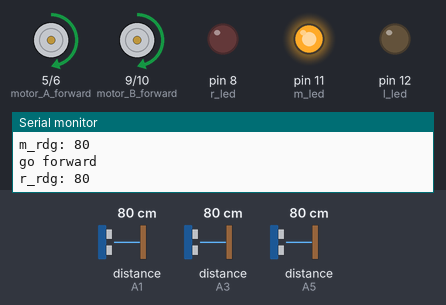
Recording of a sketch running on a simulated Arduino Uno, built with avr-gcc and run on an emulated ATmega328P. On the bench: motor-driver pin pairs drawn as motors (green arrow = first pin HIGH = forward, orange = second pin HIGH = backward, longer = more drive), output pins drawn as LEDs (lit = HIGH), the last lines printed to the serial monitor. Wiring (inferred from the names in the program): 3 × ultrasonic range finder: trigger A0, echo A1 / trigger A2, echo A3 / trigger A4, echo A5. Dashed ring = blinking. Inputs (shaded band) come from the test bench; at power-on: distance to the obstacle (sensors on A1, A5, A3) 80 cm. The echo pulse lasts 58.3 µs per cm; pins used as bus, display or sensor lines are not drawn.

Above: at 1.2 s.
1.3 s: distance to the obstacle (sensor on A1) set to 9 cm
4.3 s: distance to the obstacle (sensor on A1) set to 6 cm
At 4.7 s:
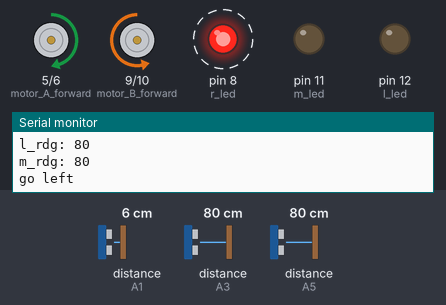
7.3 s: distance to the obstacle (sensor on A5) set to 10 cm
10.3 s: distance to the obstacle (sensor on A5) set to 7 cm
At 11.0 s:
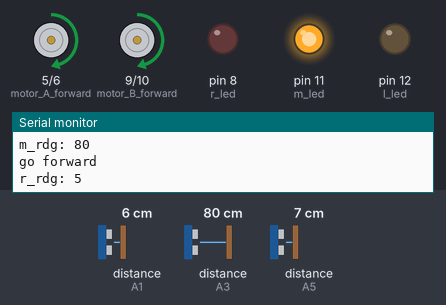
11.9 s: distance to the obstacle (sensor on A3) set to 9 cm
13.4 s: distance to the obstacle (sensor on A3) set to 6 cm
At 14.1 s:
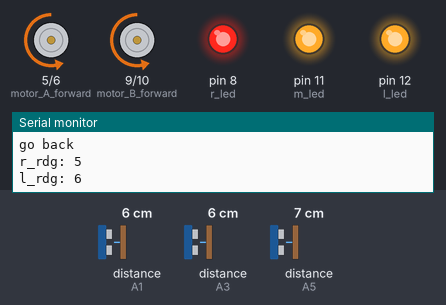
Timing chart, 0 to 15.9 s (numbered marks = the images above; inputs shaded):
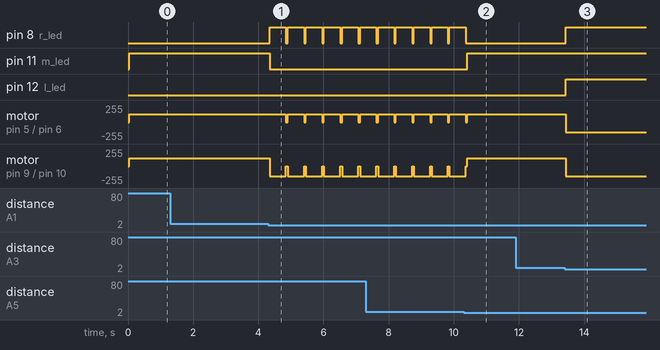

The sketch:

obstacle_avoidance_mobot.ino
```cpp
const int motor_A_forward  = 5;
const int motor_A_reverse  = 6;

const int motor_B_forward  = 9;
const int motor_B_reverse  = 10;

const int right_sensor_trig = A0;
const int right_sensor_echo = A1;

const int left_sensor_trig = A4;
const int left_sensor_echo = A5;

const int middle_sensor_trig = A2;
const int middle_sensor_echo = A3;

const int r_led = 8;
const int m_led = 11;
const int l_led = 12;

//change these values for calibration, also change the delays

const int obs = 7;
const int max_speed = 150;
const int min_speed = 120;

//motor_A is left
//motor_B is right

void setup(){
    Serial.begin(9600);

    pinMode(right_sensor_trig, OUTPUT);
	  pinMode(left_sensor_trig, OUTPUT);
    pinMode(middle_sensor_trig, OUTPUT);

    pinMode(right_sensor_echo, INPUT);
	  pinMode(left_sensor_echo, INPUT);
    pinMode(middle_sensor_echo, INPUT);

  	pinMode(motor_A_forward, OUTPUT);
    pinMode(motor_A_reverse, OUTPUT);
    pinMode(motor_B_forward, OUTPUT);
    pinMode(motor_B_reverse, OUTPUT);

  	analogWrite(motor_A_forward, 0);
  	analogWrite(motor_A_reverse, 0);
    analogWrite(motor_B_forward, 0);
  	analogWrite(motor_B_reverse, 0);

    pinMode(m_led, OUTPUT);
    pinMode(r_led, OUTPUT);
    pinMode(l_led, OUTPUT);
}

void loop(){

	  Serial.print("r_rdg: ");
    Serial.println(rdist());
  	Serial.print("l_rdg: ");
    Serial.println(ldist());
	  Serial.print("m_rdg: ");
	  Serial.println(mdist());
  	Serial.write(10);

    if (mdist()>obs && rdist()>obs && ldist()>obs) {
      // no obs
      forward();
    }
    else if (mdist()< obs && rdist()<obs && ldist()<obs) {
      // obs on all sides
      reverse();
    }
    else if (mdist()<obs && rdist()<obs && ldist()>obs) {
      // obs on right & mid
      left(); // turn left
    }
    else if (mdist()<obs && rdist()>obs && ldist()<obs) {
      // obs on left & mid
      right(); // turn right
    }
    else  if (mdist()<obs && rdist()>obs && ldist()>obs) {
      // obs on mid
      left(); // turn left but can change to right depending on maze
      delay(500);
      stop();
    }
    else if (mdist()>obs && rdist()>obs  && ldist()<obs) {
      // obs on left
      right(); // turn right then stop to check for obs
      delay(500);
      stop();
    }
    else if (mdist()>obs && rdist()<obs && ldist()>obs) {
      // obs on right
      left(); // turn left
      delay(500);
      stop();
    }
    else {
      forward();
    }
}

void left() {
    analogWrite(motor_A_forward, min_speed);
    analogWrite(motor_A_reverse, 0);
    analogWrite(motor_B_forward, 0);
    analogWrite(motor_B_reverse, max_speed);
    Serial.println("go left");
    digitalWrite(r_led, HIGH);
    digitalWrite(m_led, LOW);
    digitalWrite(l_led, LOW);
}

void right() {
    analogWrite(motor_A_forward, 0);
    analogWrite(motor_A_reverse, max_speed);
    analogWrite(motor_B_forward, min_speed);
    analogWrite(motor_B_reverse, 0);
    Serial.println("go right");
    digitalWrite(l_led, HIGH);
    digitalWrite(m_led, LOW);
    digitalWrite(r_led, LOW);
}

void stop() {
    analogWrite(motor_A_forward, 0);
    analogWrite(motor_A_reverse, 0);
    analogWrite(motor_B_forward, 0);
    analogWrite(motor_B_reverse, 0);
    Serial.println("stop");
    digitalWrite(m_led, LOW);
    digitalWrite(l_led, LOW);
    digitalWrite(r_led, LOW);
}
void forward() {
    analogWrite(motor_A_forward, min_speed);
    analogWrite(motor_A_reverse, 0);
    analogWrite(motor_B_forward, min_speed);
    analogWrite(motor_B_reverse, 0);
    Serial.println("go forward");
    digitalWrite(m_led, HIGH);
    digitalWrite(l_led, LOW);
    digitalWrite(r_led, LOW);
}

void reverse() {
    analogWrite(motor_A_forward, 0);
    analogWrite(motor_A_reverse, max_speed);
    analogWrite(motor_B_forward, 0);
    analogWrite(motor_B_reverse, max_speed);
    Serial.println("go back");
    digitalWrite(m_led, HIGH);
    digitalWrite(l_led, HIGH);
    digitalWrite(r_led, HIGH);
}

long mdist () {
    digitalWrite(middle_sensor_trig, LOW);
    delayMicroseconds(2);
    digitalWrite(middle_sensor_trig, HIGH);
    delayMicroseconds(10);
    digitalWrite(middle_sensor_trig, LOW);

    float middle_duration = pulseIn(middle_sensor_echo, HIGH);
    float middle_distance = middle_duration / 58;
    return (middle_distance);
}

long rdist () {
    digitalWrite(right_sensor_trig, LOW);
    delayMicroseconds(2);
    digitalWrite(right_sensor_trig, HIGH);
    delayMicroseconds(10);
    digitalWrite(right_sensor_trig, LOW);

    float right_duration = pulseIn(right_sensor_echo, HIGH);
    float right_distance = right_duration / 58;
    return(right_distance);
}

long ldist () {
    digitalWrite(left_sensor_trig, LOW);
    delayMicroseconds(2);
    digitalWrite(left_sensor_trig, HIGH);
    delayMicroseconds(10);
    digitalWrite(left_sensor_trig, LOW);

    float left_duration = pulseIn(left_sensor_echo, HIGH);
    float left_distance = left_duration / 58;
    return (left_distance);
}
```

Measured:
- the behaviour switches between 8 and 7 cm on distance to the obstacle (sensor on A1) (found by bisection; images 0 and 1)
- the behaviour switches between 9 and 8 cm on distance to the obstacle (sensor on A5) (found by bisection; images 1 and 2)
- the behaviour switches between 8 and 7 cm on distance to the obstacle (sensor on A3) (found by bisection; images 2 and 3)
- after the input at 4.3 s, pin 8 (r_led): alternates HIGH for 0.50 s and LOW for 0.06 s, starting after 0.05 s; pin 11 (m_led): HIGH → LOW after 0.05 s
- after the input at 10.3 s, pin 8 (r_led): goes on until 10.4 s, then stays LOW; pin 11 (m_led): LOW → HIGH after 0.11 s; motor on pin 5 (motor_A_forward) / pin 6 (motor_A_reverse): goes on until 10.4 s, then stays forward 120/255
- after the input at 13.4 s, pin 8 (r_led), pin 12 (l_led): LOW → HIGH at once; motor on pin 5 (motor_A_forward) / pin 6 (motor_A_reverse), motor on pin 9 (motor_B_forward) / pin 10 (motor_B_reverse): forward 120/255 → backward 150/255 at once
